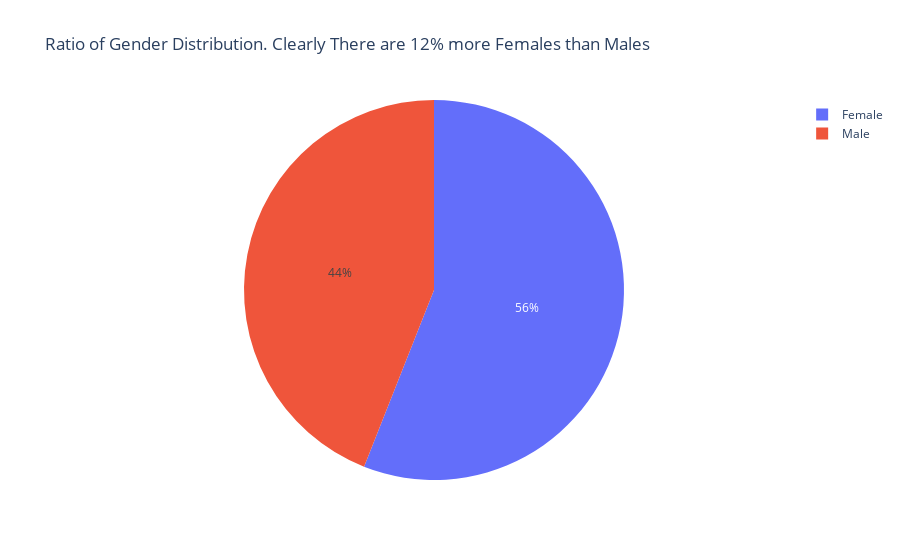

The cell this chart's notebook holds for it:
### Code cell
import plotly.express as px
import plotly.graph_objects as go
fig1 = px.pie(Customers,names='Gender',title='Ratio of Gender Distribution. Clearly There are 12% more Females than Males')
fig1.show()

### Figure 1 — Plotly figure (JSON) as saved in the notebook; plotly's stock layout.template omitted (floating-point values rounded to 4 significant figures; data arrays with more than 128 entries replaced by an {"elided": "..."} marker saying what was removed)
{"data": [{"domain": {"x": [0, 1], "y": [0, 1]}, "hovertemplate": "Gender=%{label}<extra></extra>", "labels": {"elided": "200 str values"}, "legendgroup": "", "name": "", "showlegend": true, "type": "pie"}], "layout": {"legend": {"tracegroupgap": 0}, "title": {"text": "Ratio of Gender Distribution. Clearly There are 12% more Females than Males"}}}
